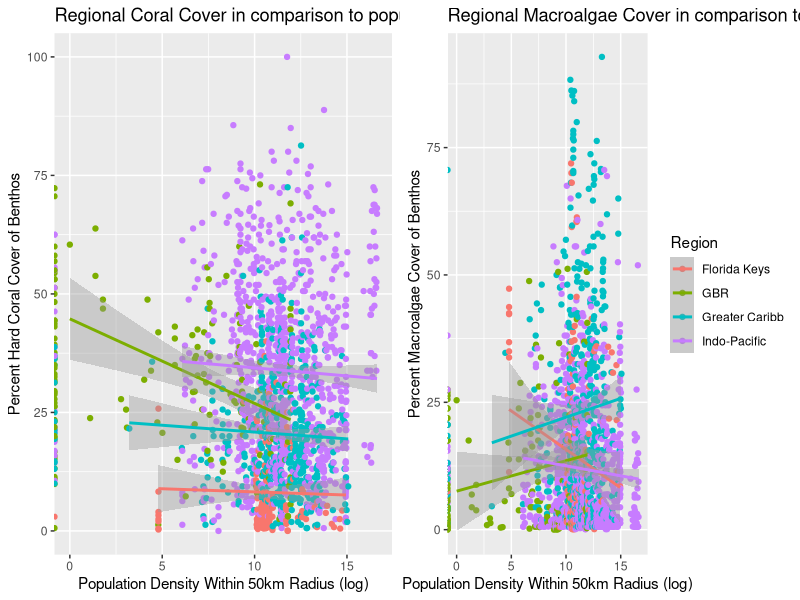

This figure's R source:
#### Independent Project: Coral Reef Degredation ####

require("dplyr")
require("ggplot2")
require("tidyverse")
install.packages("cowplot")
require("cowplot")

# set working directory
  setwd("~/EBIO4420/CompBioLabsAndHomework/Independent_Project/")

##########################################
##### Setting and Examining the Data #####
##########################################

# import the data set to view it
  data <- as.data.frame(read.csv("World+human.csv"), stringsAsFactors = FALSE)

# look at the first ten and last ten lines
  head(data, n = 10)
  tail(data, n = 10)
  summary(data) # why does it say 0 columns and 1 row

# create a new data frame with the  REGION_PS, MACROALGAE, HARD_CORAL, human50km (5 columns)
  coralData <- data.frame(data$REGION_PS, data$MACROALGAE, data$HARD_CORAL, data$human50km)

# rename the columns
  names(coralData) <- c("Region","Macroalgae_Cover","Hard_Coral_Cover","Population_Density_50km")
  # check the head and tail
    head(coralData, n = 10)
    tail(coralData, n = 10)

# reorder data based on "Population_Density_50km" from low to high
  coralData <- arrange(coralData, Population_Density_50km)

# calculate the mean, median, mode, max, and low for: Macroalgae_Cover, Hard_Coral_Cover, Population_Density_50km
  summary(coralData)
  ## results: 
    # Macroalgae_Cover Hard_Coral_Cover Population_Density_50km
    # Min.   : 0.00    Min.   :  0.00   Min.   :       0       
    # 1st Qu.: 3.10    1st Qu.: 13.10   1st Qu.:   20800       
    # Median :10.00    Median : 24.45   Median :   78070       
    # Mean   :15.13    Mean   : 27.57   Mean   :  601897       
    # 3rd Qu.:22.35    3rd Qu.: 39.48   3rd Qu.:  301896       
    # Max.   :92.80    Max.   :100.00   Max.   :16640260       

##############################################
### Create linear regressions of the data ###
##############################################

# linear regression of Hard_Coral_Cover organized by population density
  # xaxis = population density
  # yaxis = Hard_Coral_Cover
  # color points by region
  lr1 <- coralData %>% 
    ggplot(aes(log(Population_Density_50km), Hard_Coral_Cover, color = Region))+
    geom_point() +
    theme(legend.position = "none") + # remove key so that there is only one label
    geom_smooth(method = "lm") + 
    labs(y = "Percent Hard Coral Cover of Benthos", x = "Population Density Within 50km Radius (log)", title = "Regional Coral Cover in comparison to population density")


## output lin reg data

# linear regression of Macroalgae_Cover organized by population density
  # xaxis = population density
  # yaxis = Macroalgae_Cover
  # color points by region
  lr2 <- coralData %>% 
    ggplot(aes(log(Population_Density_50km), Macroalgae_Cover, color = Region))+
    geom_point() +
    geom_smooth(method = "lm") + 
    labs(y = "Percent Macroalgae Cover of Benthos", x = "Population Density Within 50km Radius (log)",title = "Regional Macroalgae Cover in comparison to population density")

#  group the graphs together
  plot_grid(lr1, lr2,ncol = 2)

## subset data by region for 4 regions run lm(y ~ x) 

  # see the different unique regions that the data was taken from
  unique(coralData$Region)

  gbr <- subset(coralData, Region == "GBR") # subset data from GBR 
  fk <- subset(coralData, Region == "Florida Keys") # subset data from Florida Keys
  gc <- subset(coralData, Region == "Greater Caribb") # subset data from Greater Caribb
  ip <- subset(coralData, Region == "Indo-Pacific") # subset data from Indo-Pacific

# take the linear regression of each region for Macroalgae_Cover: lm(y ~ x)
  gbr_lm <- lm( gbr$Macroalgae_Cover ~ gbr$Population_Density_50km ) # great barrier reef
  summary(gbr_lm)
    # p-value = .02544
    # R-squared = .03329
 
   fk_lm <- lm( fk$Macroalgae_Cover ~ fk$Population_Density_50km ) # florida keys
   summary(fk_lm)
    # p-value = .26
    # R-squared = .0008125
   
   gc_lm <- lm( gc$Macroalgae_Cover ~ gc$Population_Density_50km ) # greater caribbean
   summary(gc_lm)
   # p-value = .262
   # R-squared = .002665
   
   ip_lm <- lm( ip$Macroalgae_Cover ~ ip$Population_Density_50km ) # indo pacific
   summary(ip_lm)
   # p-value = .06156
   # R-squared = .003777

